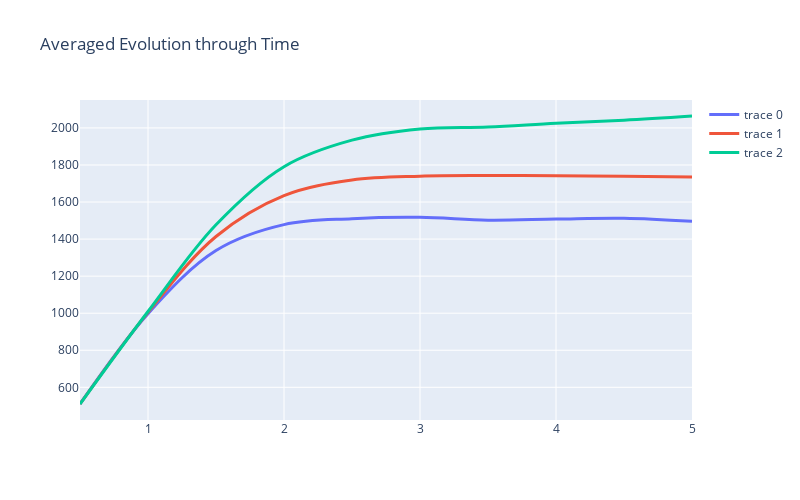

This figure's notebook cell:
### Code cell
morpho.timeProfiles(pData = zz, pDist = timeMA, width = 800, height = 500, linesize = 3,
                    title = 'Averaged Evolution through Time')

### Figure 1 — Plotly figure (JSON) as saved in the notebook; plotly's stock layout.template omitted (floating-point values rounded to 4 significant figures)
{"data": [{"line": {"shape": "spline", "width": 3}, "mode": "lines", "type": "scatter", "x": [0.5, 1, 1.5, 2, 2.5, 3, 3.5, 4, 4.5, 5], "y": [510.0, 997.7, 1338.0, 1478.0, 1510.0, 1517.0, 1502.0, 1508.0, 1513.0, 1496.0]}, {"line": {"shape": "spline", "width": 3}, "mode": "lines", "type": "scatter", "x": [0.5, 1, 1.5, 2, 2.5, 3, 3.5, 4, 4.5, 5], "y": [510.0, 1005.0, 1414.0, 1635.0, 1719.0, 1739.0, 1743.0, 1742.0, 1739.0, 1735.0]}, {"line": {"shape": "spline", "width": 3}, "mode": "lines", "type": "scatter", "x": [0.5, 1, 1.5, 2, 2.5, 3, 3.5, 4, 4.5, 5], "y": [510.0, 1009.0, 1477.0, 1791.0, 1934.0, 1994.0, 2005.0, 2026.0, 2042.0, 2064.0]}], "layout": {"height": 500, "title": {"text": "Averaged Evolution through Time"}, "width": 800}}
